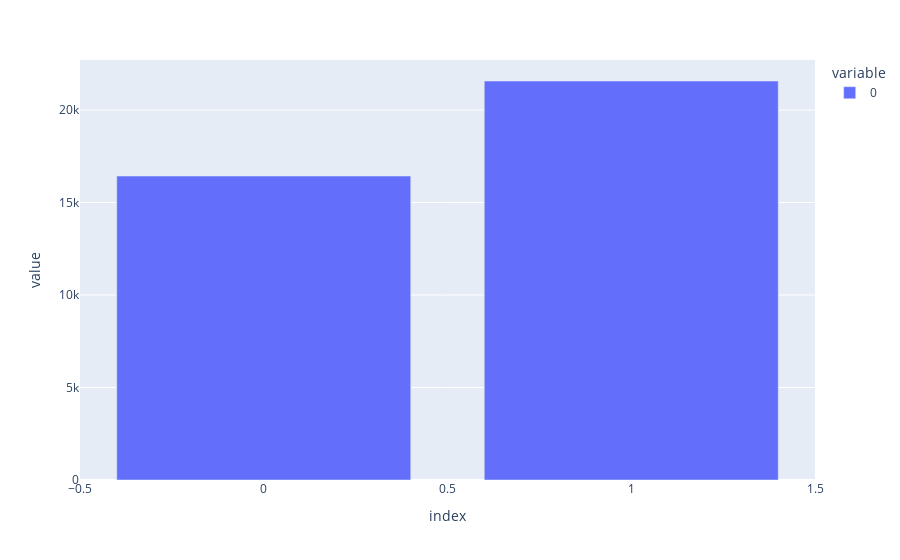

The code cell stored with this chart in its notebook:
### Code cell
px.bar(pd.Series(review_answers).apply(int).value_counts())

### Figure 1 — Plotly figure (JSON) as saved in the notebook; plotly's stock layout.template omitted (floating-point values rounded to 4 significant figures)
{"data": [{"alignmentgroup": "True", "hovertemplate": "variable=0<br>index=%{x}<br>value=%{y}<extra></extra>", "legendgroup": "0", "marker": {"color": "#636efa", "pattern": {"shape": ""}}, "name": "0", "offsetgroup": "0", "orientation": "v", "showlegend": true, "textposition": "auto", "x": [1, 0], "xaxis": "x", "y": [21569, 16431], "yaxis": "y", "type": "bar"}], "layout": {"xaxis": {"anchor": "y", "domain": [0.0, 1.0], "title": {"text": "index"}}, "yaxis": {"anchor": "x", "domain": [0.0, 1.0], "title": {"text": "value"}}, "legend": {"title": {"text": "variable"}, "tracegroupgap": 0}, "margin": {"t": 60}, "barmode": "relative"}}
